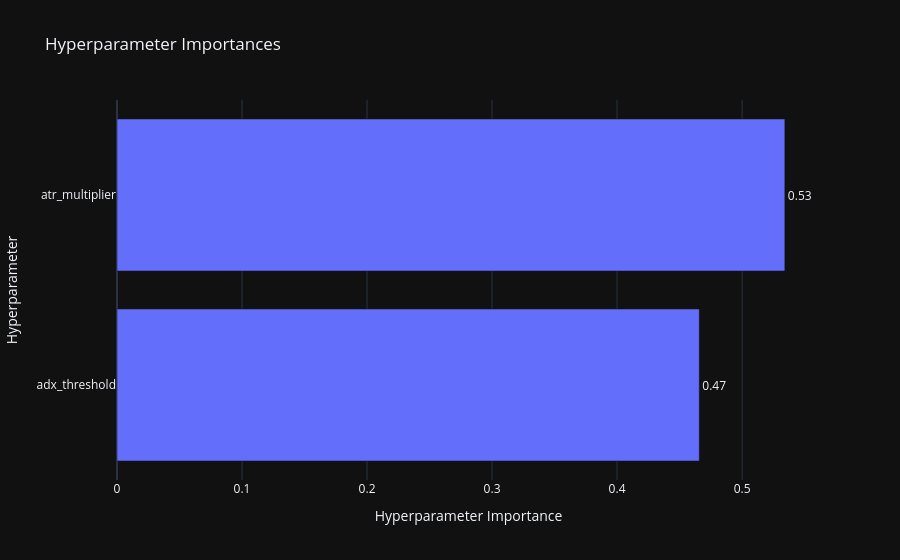

Source (notebook cell):
### Code cell
fig3 = optuna.visualization.plot_param_importances(study2)
show(fig3)

# fig4 = optuna.visualization.plot_slice(study2, params=best_params2.keys())
# show(fig4)

### Figure 1 — Plotly figure (JSON) as saved in the notebook; plotly's stock layout.template omitted (floating-point values rounded to 4 significant figures)
{"data": [{"cliponaxis": false, "hovertemplate": ["adx_threshold (IntDistribution): 0.4657891997449848<extra></extra>", "atr_multiplier (FloatDistribution): 0.5342108002550152<extra></extra>"], "name": "Objective Value", "orientation": "h", "text": ["0.47", "0.53"], "textposition": "outside", "x": [0.4658, 0.5342], "y": ["adx_threshold", "atr_multiplier"], "type": "bar"}], "layout": {"title": {"text": "Hyperparameter Importances"}, "xaxis": {"title": {"text": "Hyperparameter Importance"}}, "yaxis": {"title": {"text": "Hyperparameter"}}}}
